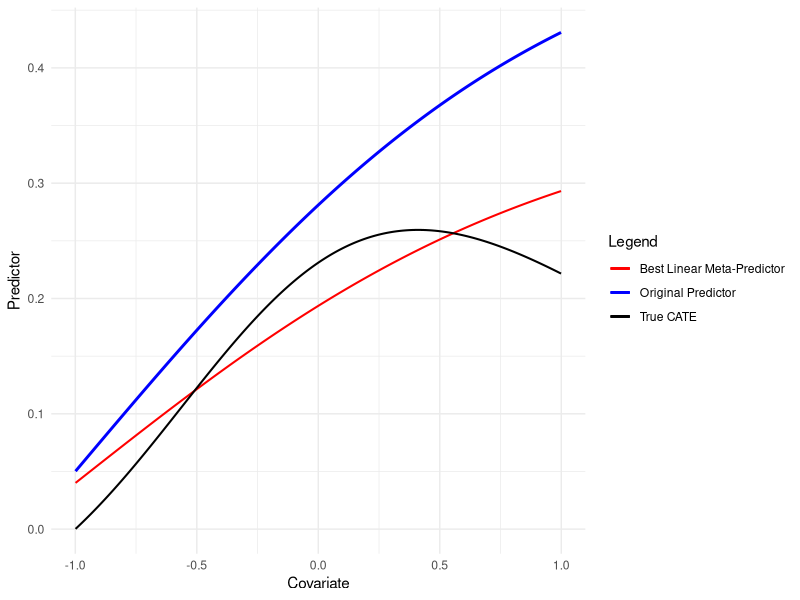
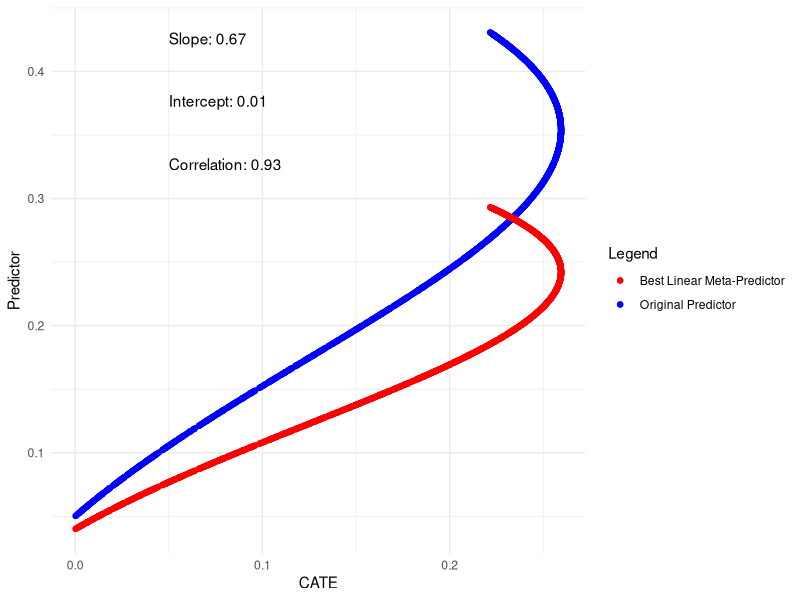
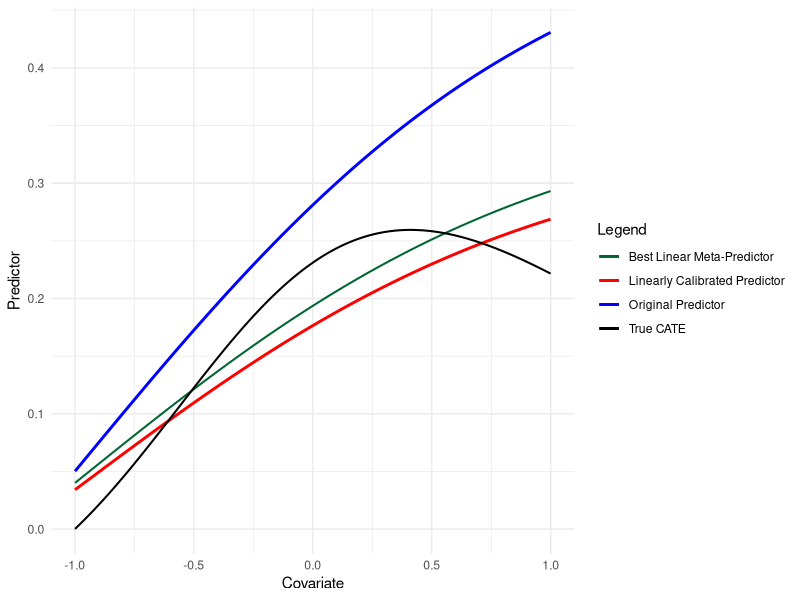
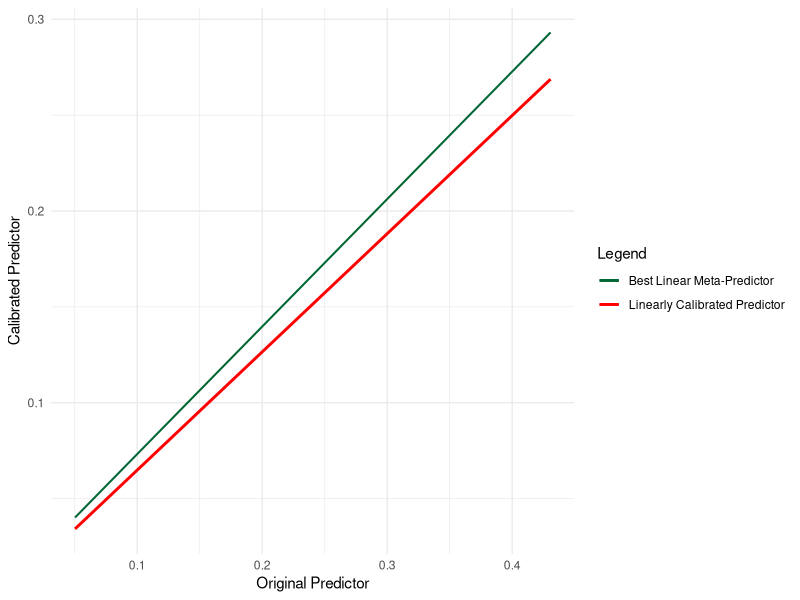
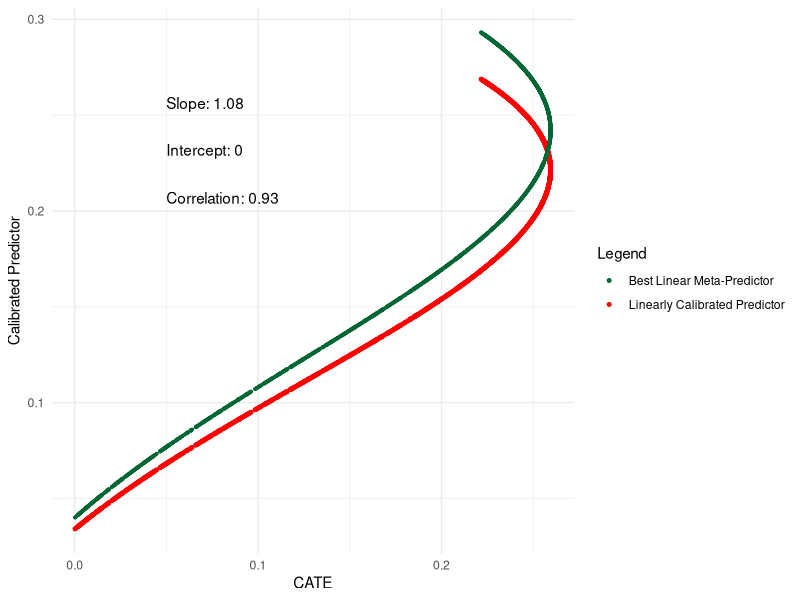
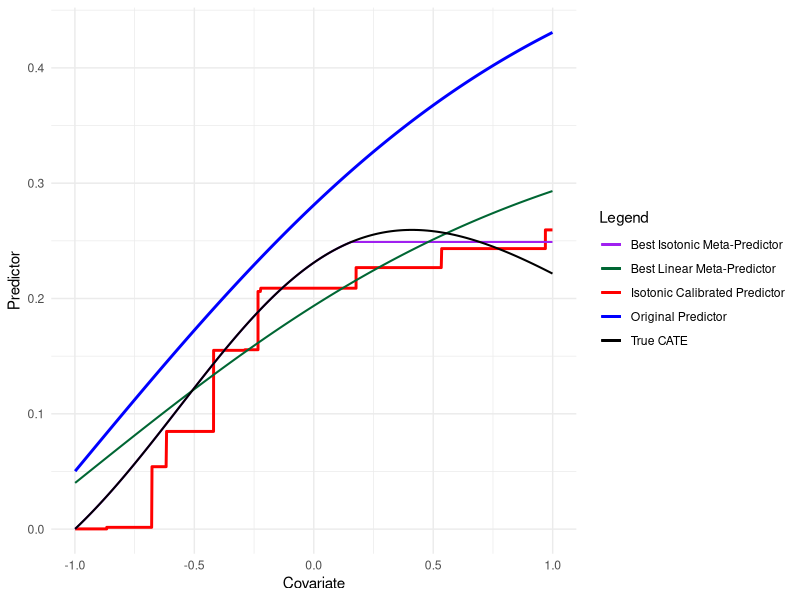
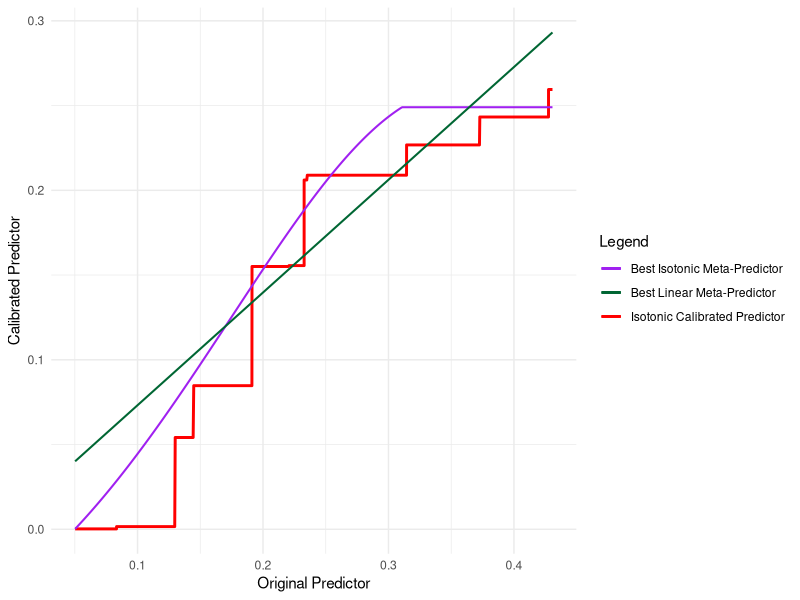
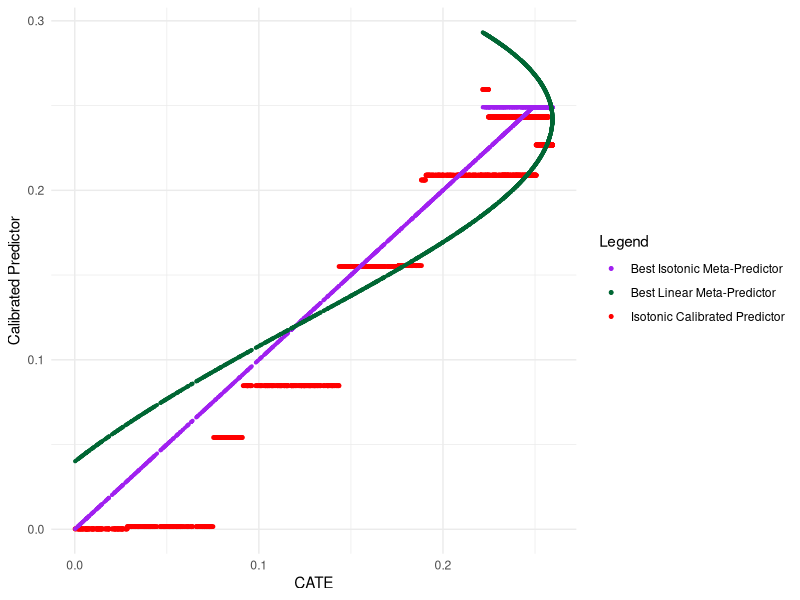

Write the R code that produced these figures, in order.
## ---- chunk 1
knitr::opts_chunk$set(echo = TRUE)
## ---- chunk 2
# Set random seed for reproducibility
set.seed(12345)
n <- 2000

# Generate covariate W from a uniform distribution between -1 and 1
W <- runif(n, -1, 1)

# Calculate treatment assignment probabilities using logistic function
pi <- plogis(0.5 * W)
A <- rbinom(n, size = 1, pi)

# Define outcome regression functions and CATE
mu0 <- plogis(W)
mu1 <- plogis(1 + 2 * W)
cate <- mu1 - mu0

# Generate potential outcomes based on treatment assignment
Y0 <- rbinom(n, size = 1, mu0)
Y1 <- rbinom(n, size = 1, plogis(1 + 2 * W))

# Create observed outcomes based on treatment assignment
Y <- ifelse(A == 1, Y1, Y0)
## ---- chunk 3

# use machine learning to obtain initial predictor of ITE Y_1 - Y_0
# for simplicity, we define our predictor tau.hat as a fixed function.

tau.hat <- plogis(1 + W  ) - 0.45
  
## ---- chunk 4
library(ggplot2)

# predictor is misspecified but not that badly
p <- ggplot(data = data.frame(tau.hat, cate), aes(x = tau.hat, y = cate)) +
  geom_point(color = "blue") +
  labs(x = "predictor", y = "cate") +
  geom_smooth(method = 'lm', formula = y ~ x, color = "red") +
  theme_minimal()

cor_tau <-  cor(tau.hat, cate)
# Calculate the regression coefficients
fit <- lm(cate ~ tau.hat, data = data.frame(tau.hat, cate))
intercept <- coef(fit)[1]
slope <- coef(fit)[2]

tau.BLP.oracle <- intercept + tau.hat * slope

p <- ggplot(data = data.frame( tau.hat, tau.BLP.oracle, cate, W), aes(y = tau.hat, x = W)) +
  geom_line(aes(color = "Original Predictor"), show.legend = TRUE, size = 1) +
  labs(x = "Covariate", y = "Predictor") +
  geom_line(aes(y = tau.BLP.oracle, color = "Best Linear Meta-Predictor"), show.legend = TRUE, size = 0.7, alpha = 1) +
   geom_line(aes(y = cate, color = "True CATE"), show.legend = TRUE, size = 0.7, alpha = 1) +
  scale_color_manual(
    name = "Legend",
    values = c("Original Predictor" = "blue", "Best Linear Meta-Predictor" = "red",
               "True CATE" = "black")
  ) +
  theme_minimal()
 

p

## ---- chunk 5
# plot best linear predictor (oracle)
p <- ggplot(data = data.frame( tau.hat, tau.BLP.oracle, cate), aes(y = tau.hat, x = cate)) +
  geom_point(aes(color = "Original Predictor"), show.legend = TRUE) +
  labs(y = "Predictor", x = "CATE") +
  geom_point(aes(y = tau.BLP.oracle, color = "Best Linear Meta-Predictor"), show.legend = TRUE) +
  scale_color_manual(
    name = "Legend",
    values = c("Original Predictor" = "blue", "Best Linear Meta-Predictor" = "red")
  ) +
  theme_minimal()
 


# Add the slope and intercept to the plot
p <- p +
  annotate(
    "text", x = 0.05, y = max(tau.hat), label = paste("Slope:", round(slope, 2)),
    hjust = 0, vjust = 1, color = "black"
  ) +
  annotate(
    "text", x = 0.05, y = max(tau.hat)- 0.05, label = paste("Intercept:", round(intercept, 2)),
    hjust = 0, vjust = 0.9, color = "black"
  ) +
  annotate(
    "text", x = 0.05, y = max(tau.hat)- 0.1, label = paste("Correlation:", round(cor_tau, 2)),
    hjust = 0, vjust = 0.9, color = "black"
  )

# Display the plot
print(p)



## ---- chunk 6
# unbiased surrogate outcome for CATE/ITE
pseudo_outcome <- cate + (A/pi) * (Y - mu1) - ((1-A)/(1-pi)) * (Y - mu0)

# fit best linear predictor of tau.hat of the surrogate outcome
# provides estimat of BLP of ITE/CATE
fit <- lm(pseudo_outcome ~ tau.hat, data = data.frame(tau.hat, pseudo_outcome))
intercept <- coef(fit)[1]
slope <- coef(fit)[2]

# get linear calibrated predictor, i.e. BLP given tau.hat
tau.BLP.hat <- intercept + slope * tau.hat





cor_tau <-  cor(tau.BLP.hat, cate)
# Calculate the regression coefficients
fit <- lm(cate ~ tau.hat, data = data.frame(tau.hat, cate))
intercept <- coef(fit)[1]
slope <- coef(fit)[2]

tau.BLP.oracle <- intercept + tau.hat * slope
## ---- chunk 7


tau.iso.oracle <- as.stepfun(isoreg(tau.hat, cate))(tau.hat)

p <- ggplot(data = data.frame(tau.BLP.hat, tau.hat, tau.BLP.oracle, W, cate), aes(x = W, y = tau.BLP.hat)) +
  geom_line(aes(color = "Linearly Calibrated Predictor"), show.legend = TRUE, size = 1) +
  labs(x = "Covariate", y = "Predictor") +
  geom_line(aes(y = tau.BLP.oracle, color = "Best Linear Meta-Predictor"), show.legend = TRUE, alpha = 1,  size = 0.7)+ 
  geom_line(aes(y = tau.hat, color = "Original Predictor"), show.legend = TRUE, alpha = 1,  size = 1)+ 
  geom_line(aes(y = cate, color = "True CATE"), show.legend = TRUE, alpha = 1,  size = 0.7)+  
  scale_color_manual(
    name = "Legend",
    values = c("Linearly Calibrated Predictor" = "red", 
               "Best Linear Meta-Predictor" = "#006633",
               "Original Predictor" = "blue",
               "True CATE" = "black")
  ) +
  theme_minimal()
p

 
## ---- chunk 8

 
p <- ggplot(data = data.frame(tau.BLP.hat, tau.hat, tau.BLP.oracle), aes(x = tau.hat, y = tau.BLP.hat)) +
  geom_line(aes(color = "Linearly Calibrated Predictor"), show.legend = TRUE, size = 1) +
  labs(x = "Original Predictor", y = "Calibrated Predictor") +
  geom_line(aes(y = tau.BLP.oracle, color = "Best Linear Meta-Predictor"), show.legend = TRUE, alpha = 1,  size = 0.7)+ 
  scale_color_manual(
    name = "Legend",
    values = c(
               "Best Linear Meta-Predictor" = "#006633",
               "Linearly Calibrated Predictor" = "red")
  ) +
  theme_minimal()
p



 
## ---- chunk 9

 

 cor_tau <-  cor(tau.BLP.hat, cate)
# Calculate the regression coefficients
fit <- lm(cate ~ tau.BLP.hat, data = data.frame(tau.BLP.hat, cate))
intercept <- coef(fit)[1]
slope <- coef(fit)[2]

 

p <- ggplot(data = data.frame(tau.BLP.hat, tau.hat,  tau.BLP.oracle, cate), aes(y = tau.BLP.hat, x = cate)) +
  geom_point(aes(color = "Linearly Calibrated Predictor"), show.legend = TRUE, size = 1) +
  labs(y = "Calibrated Predictor", x = "CATE") +
  geom_point(aes(y = tau.BLP.oracle, color = "Best Linear Meta-Predictor"), show.legend = TRUE, alpha = 1,  size = 0.7)+ 
  scale_color_manual(
    name = "Legend",
    values = c("Linearly Calibrated Predictor" = "red", 
               "Best Linear Meta-Predictor" = "#006633")
  ) +
  theme_minimal()
 



 

# Add the slope and intercept to the plot
p <- p +
  annotate(
    "text", x = 0.05, y = max(cate), label = paste("Slope:", round(slope, 2)),
    hjust = 0, vjust = 1, color = "black"
  ) +
  annotate(
    "text", x = 0.05, y = max(cate)- 0.025, label = paste("Intercept:", round(intercept, 2)),
    hjust = 0, vjust = 0.9, color = "black"
  ) +
  annotate(
    "text", x = 0.05, y = max(cate)- 0.05, label = paste("Correlation:", round(cor_tau, 2)),
    hjust = 0, vjust = 0.9, color = "black"
  )

# Display the plot
print(p)


## ---- chunk 10
# unbiased surrogate outcome for CATE/ITE
pseudo_outcome <- cate + (A/pi) * (Y - mu1) - ((1-A)/(1-pi)) * (Y - mu0)
# fit isotonic regression of pseudo outcome
tau.iso.hat <- as.stepfun(isoreg(tau.hat, pseudo_outcome))(tau.hat)
# note isotonic regression overfits at very end boundaries of tau.hat
# tmp fix: bound predictions into range of cate.
tau.iso.hat <- pmin(pmax(tau.iso.hat, min(cate)), max(cate))
 

## ---- chunk 11


tau.iso.oracle <- as.stepfun(isoreg(tau.hat, cate))(tau.hat)

p <- ggplot(data = data.frame(tau.iso.hat, tau.hat, tau.iso.oracle, tau.BLP.oracle, W, cate), aes(x = W, y = tau.iso.hat)) +
  geom_line(aes(color = "Isotonic Calibrated Predictor"), show.legend = TRUE, size = 1) +
  labs(x = "Covariate", y = "Predictor") +
  geom_line(aes(y = tau.iso.oracle, color = "Best Isotonic Meta-Predictor", alpha = 1), show.legend = TRUE, alpha = 1, size = 0.7) +
  geom_line(aes(y = tau.BLP.oracle, color = "Best Linear Meta-Predictor"), show.legend = TRUE, alpha = 1,  size = 0.7)+ 
  geom_line(aes(y = tau.hat, color = "Original Predictor"), show.legend = TRUE, alpha = 1,  size = 1)+ 
  geom_line(aes(y = cate, color = "True CATE"), show.legend = TRUE, alpha = 1,  size = 0.7)+  
  scale_color_manual(
    name = "Legend",
    values = c("Isotonic Calibrated Predictor" = "red", 
               "Best Isotonic Meta-Predictor" = "purple",
               "Best Linear Meta-Predictor" = "#006633",
               "Original Predictor" = "blue",
               "True CATE" = "black")
  ) +
  theme_minimal()
p

 
## ---- chunk 12


tau.iso.oracle <- as.stepfun(isoreg(tau.hat, cate))(tau.hat)

p <- ggplot(data = data.frame(tau.iso.hat, tau.hat, tau.iso.oracle, tau.BLP.oracle), aes(x = tau.hat, y = tau.iso.hat)) +
  geom_line(aes(color = "Isotonic Calibrated Predictor"), show.legend = TRUE, size = 1) +
  labs(x = "Original Predictor", y = "Calibrated Predictor") +
  geom_line(aes(y = tau.iso.oracle, color = "Best Isotonic Meta-Predictor", alpha = 1), show.legend = TRUE, alpha = 1, size = 0.7) +
  geom_line(aes(y = tau.BLP.oracle, color = "Best Linear Meta-Predictor"), show.legend = TRUE, alpha = 1,  size = 0.7)+ 
  scale_color_manual(
    name = "Legend",
    values = c("Isotonic Calibrated Predictor" = "red", 
               "Best Isotonic Meta-Predictor" = "purple",
               "Best Linear Meta-Predictor" = "#006633",
               "Original Predictor" = "blue",
               "True CATE" = "black")
  ) +
  theme_minimal()
p

 
## ---- chunk 13

p <- ggplot(data = data.frame(tau.iso.hat, cate), aes(x = cate, y = tau.iso.hat)) +
  geom_point(color = "blue") +
  labs(x = "predictor", y = "cate") +
  geom_smooth(method = 'lm', formula = y ~ x, color = "red") +
  theme_minimal()

p <- ggplot(data = data.frame(tau.iso.hat, tau.hat, tau.iso.oracle, tau.BLP.oracle, cate), aes(y = tau.iso.hat, x = cate)) +
  geom_point(aes(color = "Isotonic Calibrated Predictor"), show.legend = TRUE, size = 1) +
  labs(x = "CATE", y = "Calibrated Predictor") +
  geom_point(aes(y = tau.iso.oracle, color = "Best Isotonic Meta-Predictor", alpha = 1), show.legend = TRUE, alpha = 1, size = 0.7) +
  geom_point(aes(y = tau.BLP.oracle, color = "Best Linear Meta-Predictor"), show.legend = TRUE, alpha = 1,  size = 0.7)+ 
  scale_color_manual(
    name = "Legend",
     values = c("Isotonic Calibrated Predictor" = "red", 
               "Best Isotonic Meta-Predictor" = "purple",
               "Best Linear Meta-Predictor" = "#006633",
               "Original Predictor" = "blue",
               "True CATE" = "black")
  ) +
  theme_minimal()
 


cor_tau <-  cor(tau.iso.hat, cate)
# Calculate the regression coefficients
fit <- lm(cate ~ tau.iso.hat, data = data.frame(tau.iso.hat, cate))
intercept <- coef(fit)[1]
slope <- coef(fit)[2]

 

# Display the plot
print(p)


